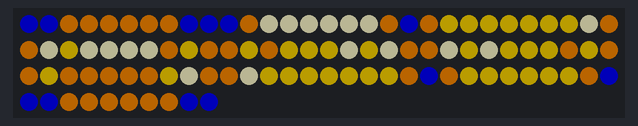
Simulated run of this sketch. Board: Arduino Uno, built with avr-gcc and run on an emulated ATmega328P. On the bench: 100 RGB LEDs in strip order, left to right, continuing on the next row. Dim RGB values are drawn brighter than linear.

Above: at 2.21 s.
At 2.56 s:
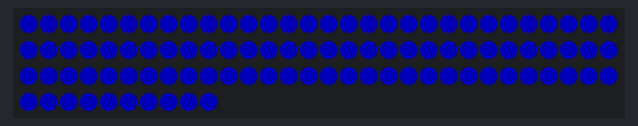

The sketch:

mario_coin.ino
```cpp
#include "FastLED.h"
#define NUM_LEDS 100
#define DATA_PIN 3

CRGB leds[NUM_LEDS];

void setup() {
  delay(2000);
  FastLED.addLeds<WS2811, DATA_PIN, RGB>(leds, NUM_LEDS);
  FastLED.setBrightness(70); //Number 0-255
  FastLED.clear();
}

//coin
int coin_background[]={0,1,8,9,10,19,80,89,90,91,98,99};
int coin_shining[]={12,13,14,15,16,17,28,31,33,34,35,36,46,48,51,53,68,71};
int coin_fill[]={21,22,23,24,25,26,27,32,38,41,43,44,45,47,52,54,55,56,58,61,67,72,73,74,75,76,77,78,82,83,84,85,86,87};
int coin_delay = 400;
int coin_blink = 300;

void loop() {

  //coin
  fill_solid(leds, NUM_LEDS, CRGB::DarkOrange);
  for(int i=0; i<12; i++){
    leds[coin_background[i]] = CRGB::Blue;
  }
  for(int i=0; i<18; i++){
    leds[coin_shining[i]] = CRGB::LemonChiffon;
  }
  for(int i=0; i<34; i++){
    leds[coin_fill[i]] = CRGB::Gold;
  }
  FastLED.show();
  FastLED.delay(coin_delay);
  fill_solid(leds, NUM_LEDS, CRGB::Blue);
  FastLED.show();
  FastLED.delay(coin_blink);
}
```

Measured:
- what the display in image 0 shows lasts 0.4 s, from 2.0 s to 2.4 s
